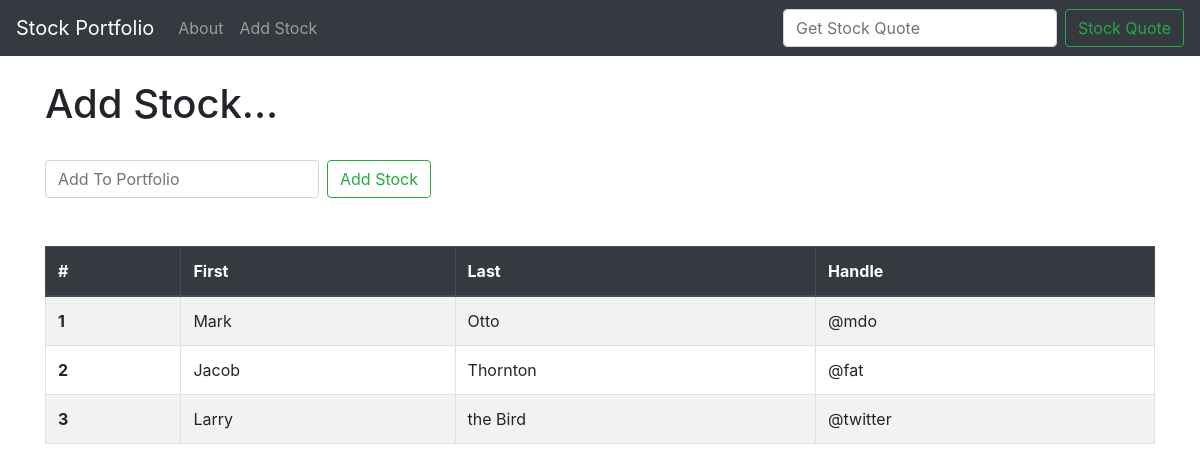
The app's page /add_stock.html, older data.
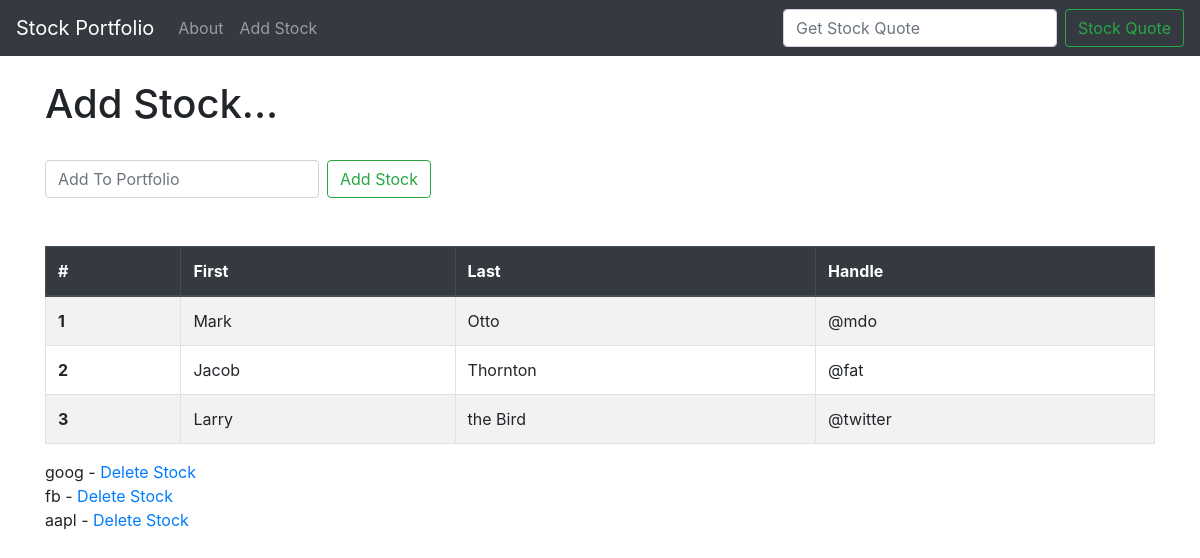
The same page, newer data.
### quotes/models.py (models this page shows)
class Stock(models.Model):
    ticker = models.CharField(max_length=10)
    def __str__(self):
        return self.ticker

### quotes/views.py (the view)
# urls.py: path('add_stock.html', views.add_stock, name="add_stock"),
def add_stock(request):
    if request.method == 'POST':
        form = StockForm(request.POST or None)
        if form.is_valid():
            form.save()
            messages.success(request, ("Stock Has Been Added"))
            return redirect('add_stock')
    else:
        ticker = Stock.objects.all()
        return render(request, 'add_stock.html', {'ticker': ticker})

### quotes/templates/add_stock.html (shortened to what this page needs)
{% extends 'base.html' %}
{% block content %}
<h1>Add Stock...</h1>
<br/>
<form action="{% url 'add_stock' %}" class="form-inline my-2 my-lg-0" method="POST">
      <input class="form-control mr-sm-2" type="search" placeholder="Add To Portfolio" aria-label="Search" name="ticker">
      <button class="btn btn-outline-success my-2 my-sm-0" type="submit">Add Stock</button>
    </form>
<br/><br/>
<table class="table table-striped table-bordered table-hover">
  <thead class="thead-dark">
    <tr>
      <th scope="col">#</th>
      <th scope="col">First</th>
      <th scope="col">Last</th>
      <th scope="col">Handle</th>
    </tr>
  </thead>
  <tbody>
    <tr>
      <th scope="row">1</th>
      <td>Mark</td>
      <td>Otto</td>
      <td>@mdo</td>
    </tr>
    <tr>
      <th scope="row">2</th>
      <td>Jacob</td>
      <td>Thornton</td>
      <td>@fat</td>
    </tr>
    <tr>
      <th scope="row">3</th>
      <td>Larry</td>
      <td>the Bird</td>
      <td>@twitter</td>
    </tr>
  </tbody>
</table>
{% for item in ticker %}
    {{ item }} - <a href="{% url 'delete' item.id %}">Delete Stock</a> <br/>
{% endfor %}
{% endblock %}

### quotes/templates/base.html (shortened to what this page needs)
<!doctype html>
<html lang="en">
  <head>
    <link rel="stylesheet" href="https://cdn.jsdelivr.net/npm/bootstrap@4.3.1/dist/css/bootstrap.min.css">
  </head>
  <body>
  <nav class="navbar navbar-expand-lg navbar-dark bg-dark">
  <a class="navbar-brand" href="{% url 'home' %}">Stock Portfolio</a>
  <div class="collapse navbar-collapse" id="navbarSupportedContent">
    <ul class="navbar-nav mr-auto">
      <li class="nav-item">
        <a class="nav-link" href="{% url 'about' %}">About</a>
      </li>
      <li class="nav-item">
        <a class="nav-link" href="{% url 'add_stock' %}">Add Stock</a>
      </li>
    </ul>
    <form action="{% url 'home' %}" class="form-inline my-2 my-lg-0" method="POST">
      <input class="form-control mr-sm-2" type="search" placeholder="Get Stock Quote" aria-label="Search" name="ticker">
      <button class="btn btn-outline-success my-2 my-sm-0" type="submit">Stock Quote</button>
    </form>
  </div>
</nav>
  <div class="container">
      <br/>
   {% block content %}
   {% endblock %}
  </div>
  </body>
</html>

Row changes from the older to the newer data that the page shows:
added Stock: ticker "goog"
added Stock: ticker "fb"
added Stock: ticker "aapl"
